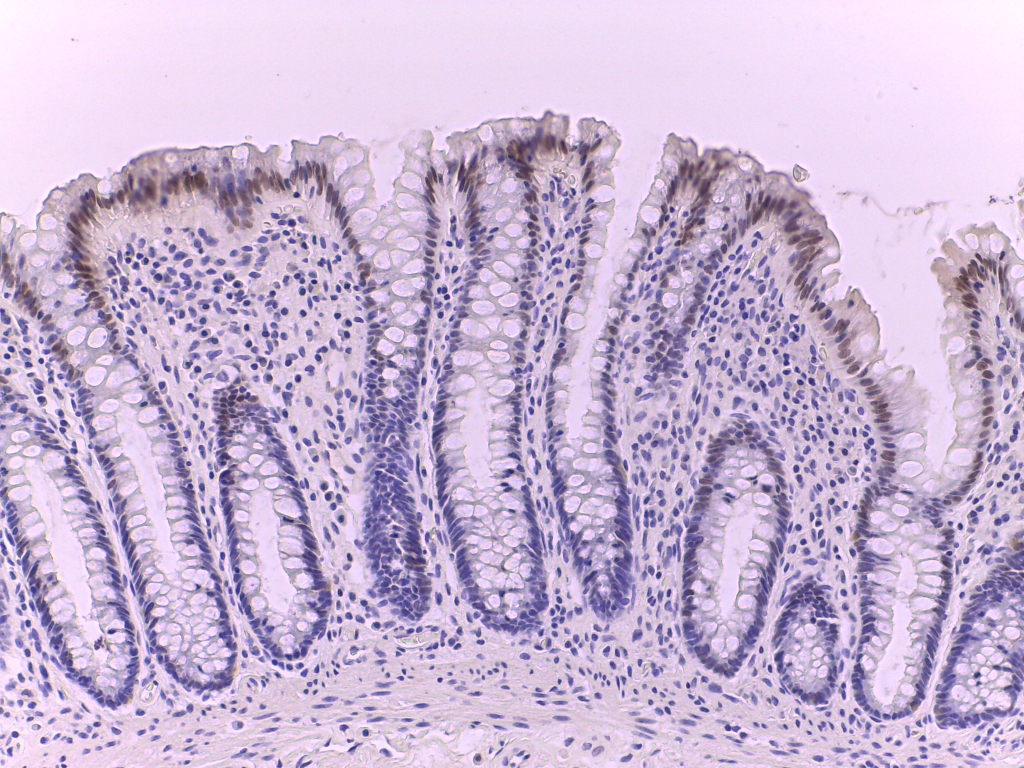
#> input picture 50HD0068.JPG, 2048 x 1536 px (shown at 1/2 size)
$ python -i hough_transform.py   (imports and definitions only)
#> lines starting #> are read from the running program, lines starting #| are printed output that depends on the picture
import cv2 as cv
import skimage.io
import numpy as np
import math
import os
import glob
import argparse


def get_hough_angle(img):

    """
    Estimate the skew angle of the image using Hough Line Transform.

    Steps:
        1. Convert the image to grayscale and apply bilateral filter to reduce noise.
        2. Use Canny edge detection to find edges in the image.
        3. Apply Hough Line Transform to detect lines in the edge-detected image.
        4. Calculate the angle of the detected lines.
        5. Reject outliers and compute the mean angle.
        6. Rotate the original image to correct the skew.
        7. Resize or pad the image to a target size.
    """
    imgray = cv.cvtColor(img, cv.COLOR_BGR2GRAY)
    imgray = cv.bilateralFilter(imgray, 10, 10, 10)

    v = np.median(imgray)
    sigma = 0.4
    lower_thresh = int(max(0, (1.0 - sigma) * v))
    upper_thresh = int(min(255, (1.0 + sigma) * v))

    edges = cv.Canny(imgray, lower_thresh, upper_thresh)

    lines = cv.HoughLinesP(edges, 1, math.pi / 128, 40, None, 60, 10)
    if lines is None or len(lines) < 5:
        lines = cv.HoughLinesP(edges, 1, math.pi / 128, 40, None, 80, 20)
    if lines is None or len(lines) < 5:
        lines = cv.HoughLinesP(edges, 1, math.pi / 128, 20, None, 80, 20)
    if lines is None:
        return 0

    lines_theta = np.array([
        np.arctan((line[0][3] - line[0][1]) / (line[0][2] - line[0][0] + 1e-5))
        for line in lines[:100]
    ])

    def reject_outliers(data, m=2):
        return data[np.abs(data - np.mean(data)) < m * np.std(data)]

    filter_lines_theta = reject_outliers(lines_theta, 0.5)
    if len(filter_lines_theta) == 0:
        filter_lines_theta = reject_outliers(lines_theta, 1.0)

    angle = -np.mean(filter_lines_theta)
    return 0 if np.isnan(angle) else angle


def cut_black_area(img):

    """
    Crop out black or empty background after rotation (if present).

    Steps:
        1. Find non-zero pixels and extract bounding box coordinates.
        2. Return the coordinates of the bounding box to crop the image.
    """
    mask = img > 0
    mask = mask.all(2)
    coords = np.argwhere(mask)
    x0, y0 = coords.min(axis=0)
    x1, y1 = coords.max(axis=0) + 1
    return x0, x1, y0, y1


def rotate_image(img, theta):
    """
    Rotate the image by a given angle (in radians), expanding canvas as needed.

    """
    angle_deg = theta * 180 / math.pi
    h, w = img.shape[:2]
    center = (w // 2, h // 2)

    M = cv.getRotationMatrix2D(center, angle_deg, 1.0)

    cos = np.abs(M[0, 0])
    sin = np.abs(M[0, 1])
    new_w = int(h * sin + w * cos)
    new_h = int(h * cos + w * sin)

    M[0, 2] += (new_w - w) / 2
    M[1, 2] += (new_h - h) / 2

    rotated = cv.warpAffine(img, M, (new_w, new_h), flags=cv.INTER_LINEAR, borderValue=(0, 0, 0))
    return rotated


def resize_or_pad(img, target_size=(768, 1024)):
    """
    Resize the image to target_size, preserving aspect ratio and padding with black.

    """
    th, tw = target_size
    h, w = img.shape[:2]

    scale = min(tw / w, th / h)
    nh, nw = int(h * scale), int(w * scale)
    img_resized = cv.resize(img, (nw, nh), interpolation=cv.INTER_AREA)

    top = (th - nh) // 2
    bottom = th - nh - top
    left = (tw - nw) // 2
    right = tw - nw - left

    img_padded = cv.copyMakeBorder(
        img_resized, top, bottom, left, right,
        borderType=cv.BORDER_CONSTANT, value=(0, 0, 0)
    )
    return img_padded


def save_hough_transform(image_path, dst_folder):
    """
    remove black border (if any) from padded images, and save the processed image to the destination folder.

    """
#> called with image_path = '../50HD0068.JPG', dst_folder = 'out.png'
    img = cv.imread(image_path, cv.IMREAD_UNCHANGED)
#> img is the input picture: shape (1536, 2048, 3); mean B, G, R 211.5, 181.2, 200
    x0, x1, y0, y1 = cut_black_area(img)
#> in cut_black_area, `mask = img > 0`: mask: shape (1536, 2048, 3) bool; every value is 1
#> in cut_black_area, `mask = mask.all(2)`: mask: shape (1536, 2048) bool; every value is 1
#> in cut_black_area, `coords = np.argwhere(mask)`: coords = 3145728 pairs, first value 0 to 1535, second value 0 to 2047
#> in cut_black_area, `x0, y0 = coords.min(axis=0)`: x0 = 0
#> in cut_black_area, `x1, y1 = coords.max(axis=0) + 1`: x1 = 1536; y1 = 2048
#> x0 = 0; x1 = 1536; y0 = 0; y1 = 2048
    cropped = img[x0:x1, y0:y1]
    theta = get_hough_angle(cropped)
#> in get_hough_angle, `imgray = cv.cvtColor(img, cv.COLOR_BGR2GRAY)`:
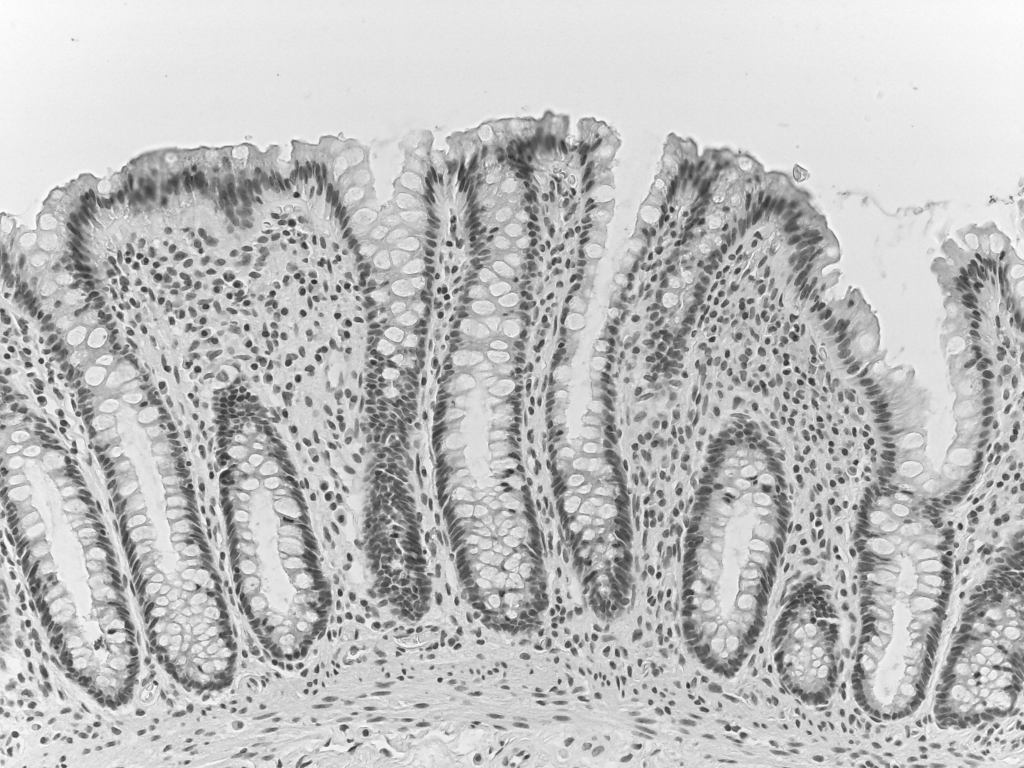
#> imgray: shape (1536, 2048) (shown at 1/2 size); min 37, max 255, mean 190.2
#> in get_hough_angle, `v = np.median(imgray)`: v = 205
#> in get_hough_angle, `lower_thresh = int(max(0, (1.0 - sigma) * v))`: lower_thresh = 123
#> in get_hough_angle, `upper_thresh = int(min(255, (1.0 + sigma) * v))`: upper_thresh = 255
#> in get_hough_angle, `edges = cv.Canny(imgray, lower_thresh, upper_thresh)`:
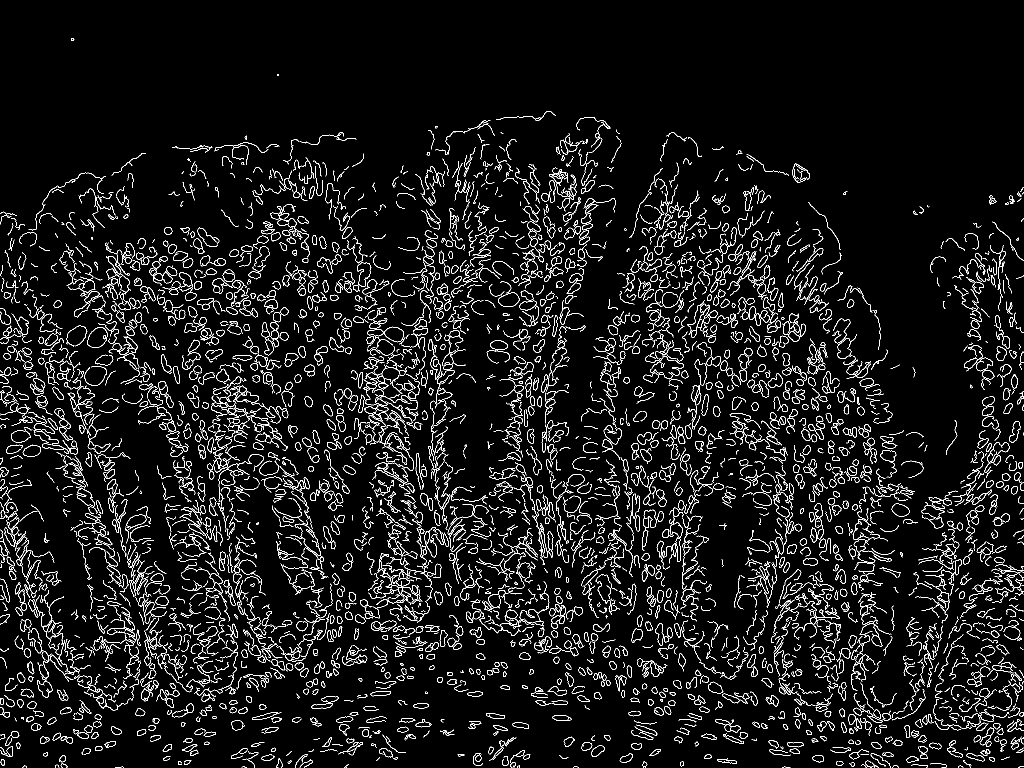
#> edges: shape (1536, 2048) (shown at 1/2 size); 6.2% white in thin lines or dots
#> in get_hough_angle, `lines = cv.HoughLinesP(edges, 1, math.pi / 128, 40, None, 60, 10)`: lines = 130 rows, first 6: [238, 499, 315, 535], [773, 922, 871, 952], [751, 931, 825, 971], [1495, 1124, 1578, 1132], [1041, 1115, 1119, 1087], [1837, 1119, 1907, 1107]
#> in get_hough_angle, `lines_theta = np.array([ np.arctan((line[0][3] - line[0][1]) / (line[0..`: lines_theta = 100 values, max 1.33 at index 69, min -0.785 at index 96, mean 0.0824
#> in get_hough_angle, `filter_lines_theta = reject_outliers(lines_theta, 0.5)`: filter_lines_theta = 32 values, max 0.297 at index 0, min -0.148 at index 12, mean 0.102
#> in get_hough_angle, `angle = -np.mean(filter_lines_theta)`: angle = -0.102
#> theta = -0.102
    img_color = skimage.io.imread(image_path)
    rotated = rotate_image(img_color, theta)
#> in rotate_image, `angle_deg = theta * 180 / math.pi`: angle_deg = -5.84
#> in rotate_image, `M = cv.getRotationMatrix2D(center, angle_deg, 1.0)`: M = [[0.995, -0.102, 83.41], [0.102, 0.995, -100.2]]
#> in rotate_image, `cos = np.abs(M[0, 0])`: cos = 0.995
#> in rotate_image, `sin = np.abs(M[0, 1])`: sin = 0.102
#> in rotate_image, `new_w = int(h * sin + w * cos)`: new_w = 2193
#> in rotate_image, `new_h = int(h * cos + w * sin)`: new_h = 1736
#> in rotate_image, `rotated = cv.warpAffine(img, M, (new_w, new_h), flags=cv.INTER_LINEAR,..`:
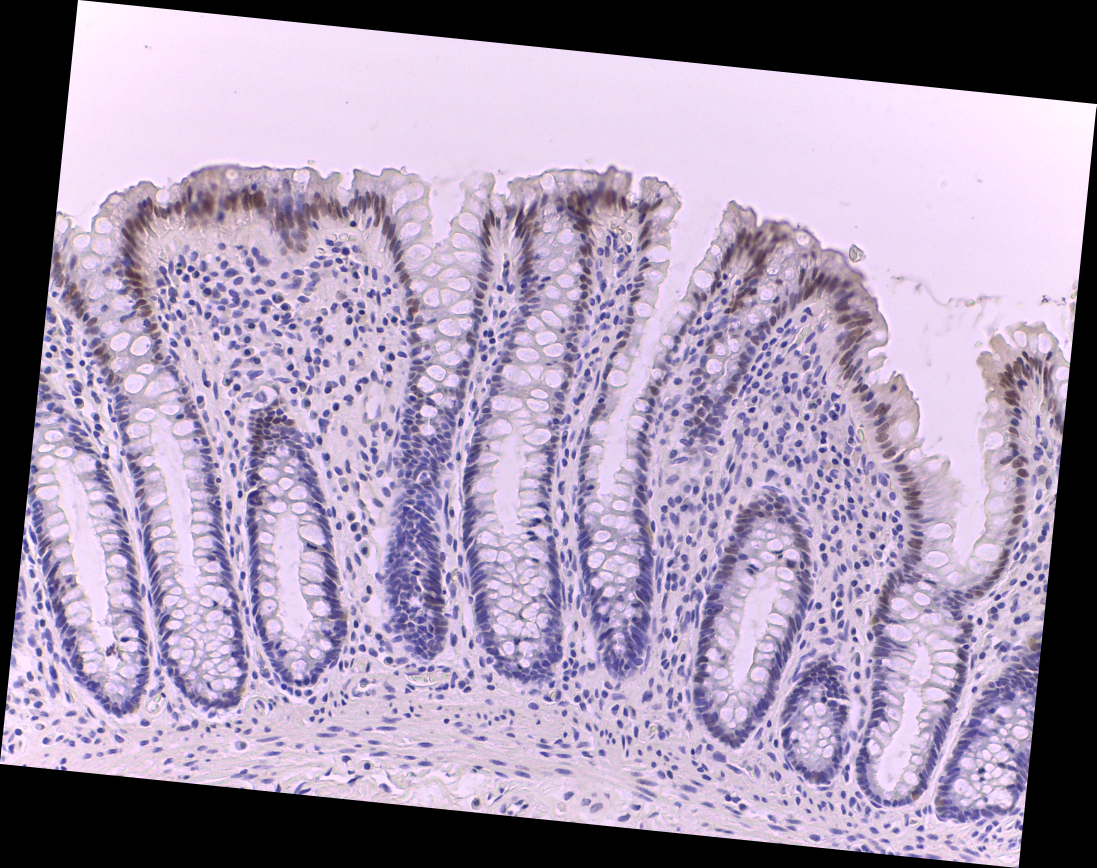
#> rotated: shape (1736, 2193, 3) (shown at 1/2 size); mean R, G, B 165.2, 149.7, 174.8

    resized_padded = resize_or_pad(rotated, target_size=(768, 1024))
#> in resize_or_pad, `img_resized = cv.resize(img, (nw, nh), interpolation=cv.INTER_AREA)`:
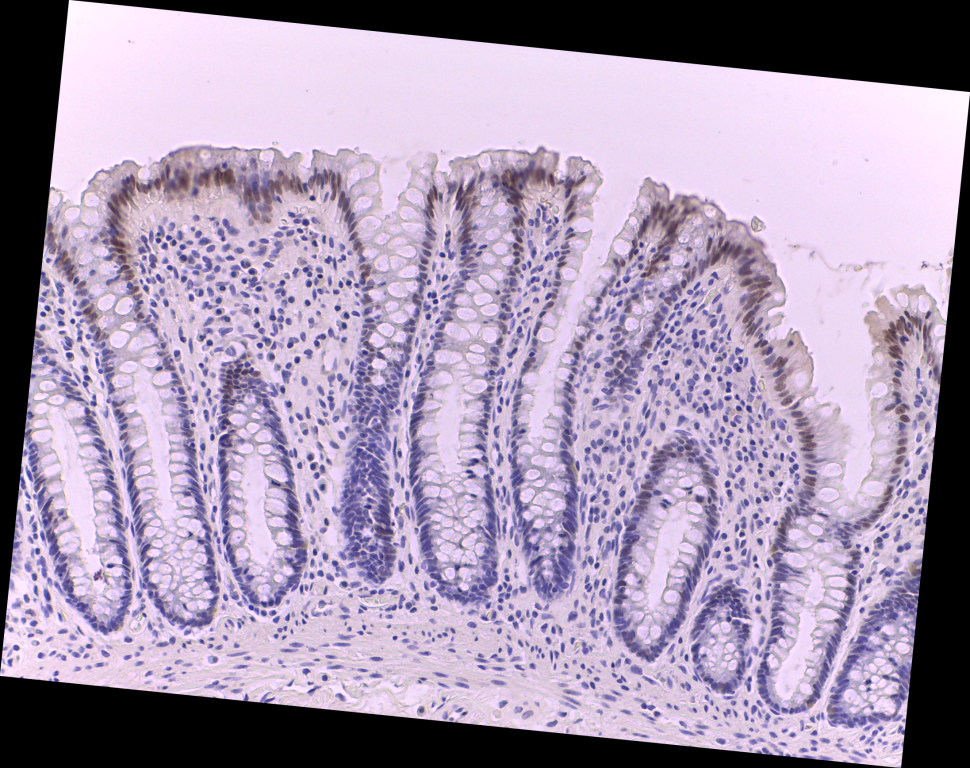
#> img_resized: shape (768, 970, 3); mean R, G, B 165.2, 149.7, 174.8
#> in resize_or_pad, `img_padded = cv.copyMakeBorder( img_resized, top, bottom, left, right,..`:
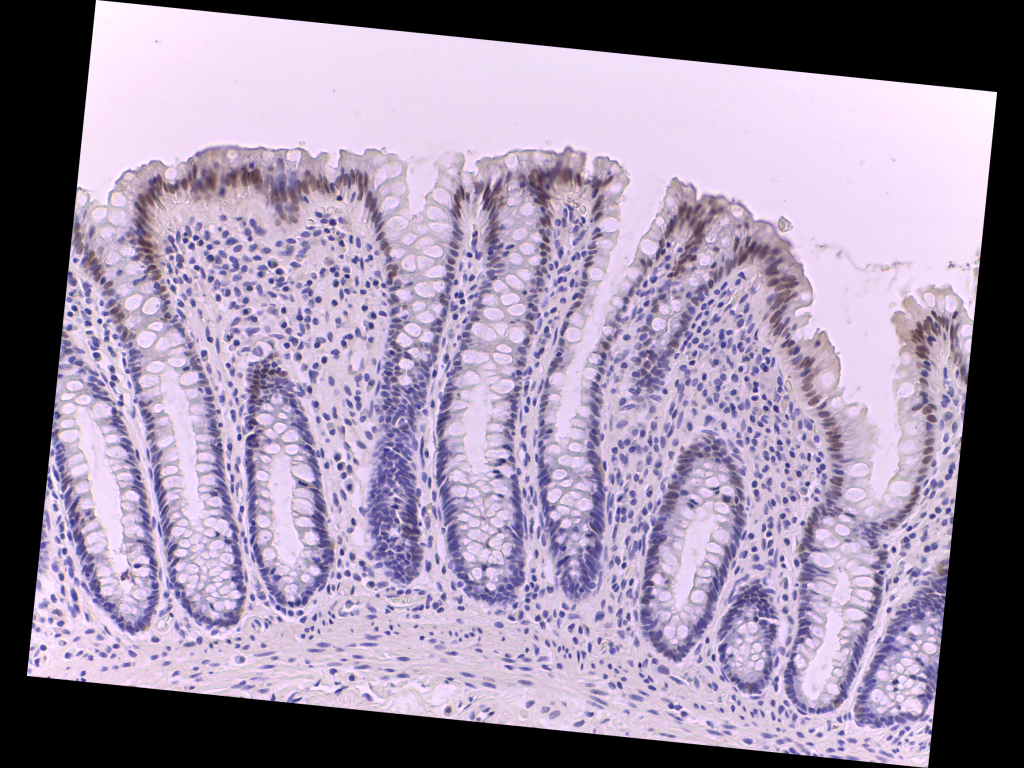
#> img_padded: shape (768, 1024, 3); mean R, G, B 156.5, 141.8, 165.6

    output_path = os.path.join(dst_folder, os.path.splitext(os.path.basename(image_path))[0] + '.png')
    skimage.io.imsave(output_path, resized_padded)

# [11 lines not run here, left out]

>>> result = save_hough_transform('../50HD0068.JPG', 'out.png')
